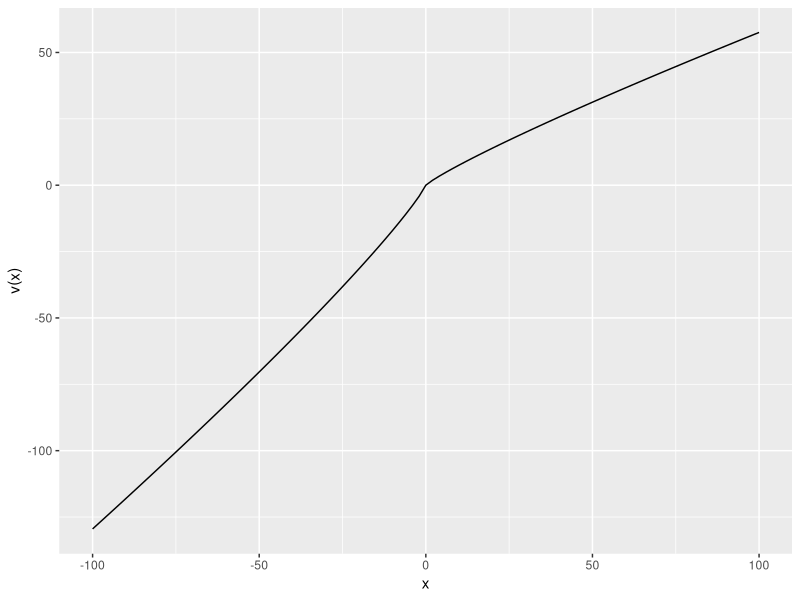
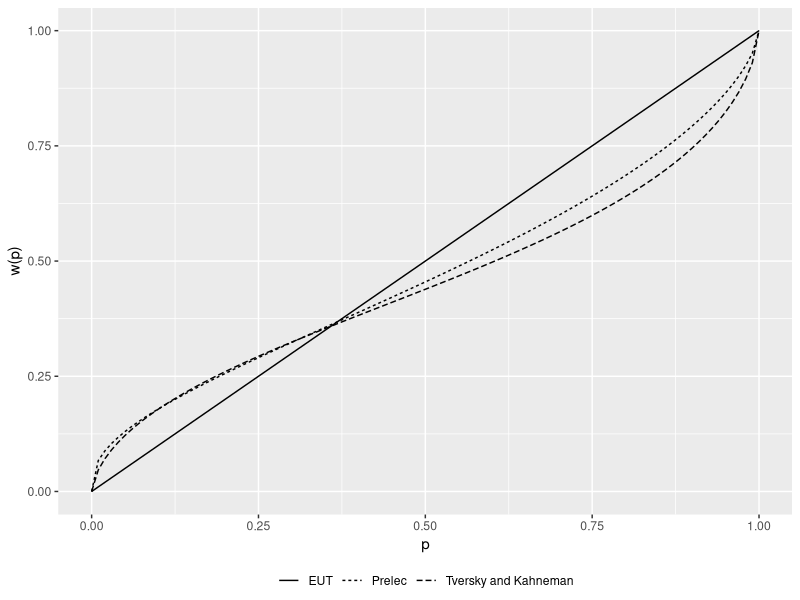

These figures' R source, in order:
require("tidyverse")

fig_dir <- "./plots/"

# v(x): a value function
alpha <- 0.88
lambda <- 2.25

g <- ggplot() +
  xlim(-100, 100) +
  geom_function(
    fun =
      function(x) ifelse(x >= 0, x^alpha, -lambda * (-x)^alpha)
  ) +
  xlab("x") +
  ylab("v(x)")

ggsave(
  filename = paste0(fig_dir, "v_x.pdf"), plot = g,
  width = 3.6, height = 2.7
)

# pi(p): a probability weighting function
g <- ggplot() +
  xlim(0, 1) +
  geom_function(aes(linetype = "Prelec"),
    fun = function(p) {
      alpha <- 0.65
      beta <- 1
      exp(-beta * (-log(p))^alpha)
    }
  ) +
  geom_function(aes(linetype = "Tversky and Kahneman"),
    fun = function(p) {
      delta <- 0.65
      p^delta / (p^delta + (1 - p)^delta)^(1 / delta)
    }
  ) +
  geom_function(aes(linetype = "EUT"),
    fun = function(p) p
  ) +
  xlab("p") +
  ylab("w(p)") +
  theme(
    legend.title = element_blank(),
    legend.key = element_blank(),
    legend.position = "bottom",
    legend.margin = margin(t = 0, unit = "cm")
  )

ggsave(
  filename = paste0(fig_dir, "w_p.pdf"), plot = g,
  width = 3.6, height = 3.2
)
